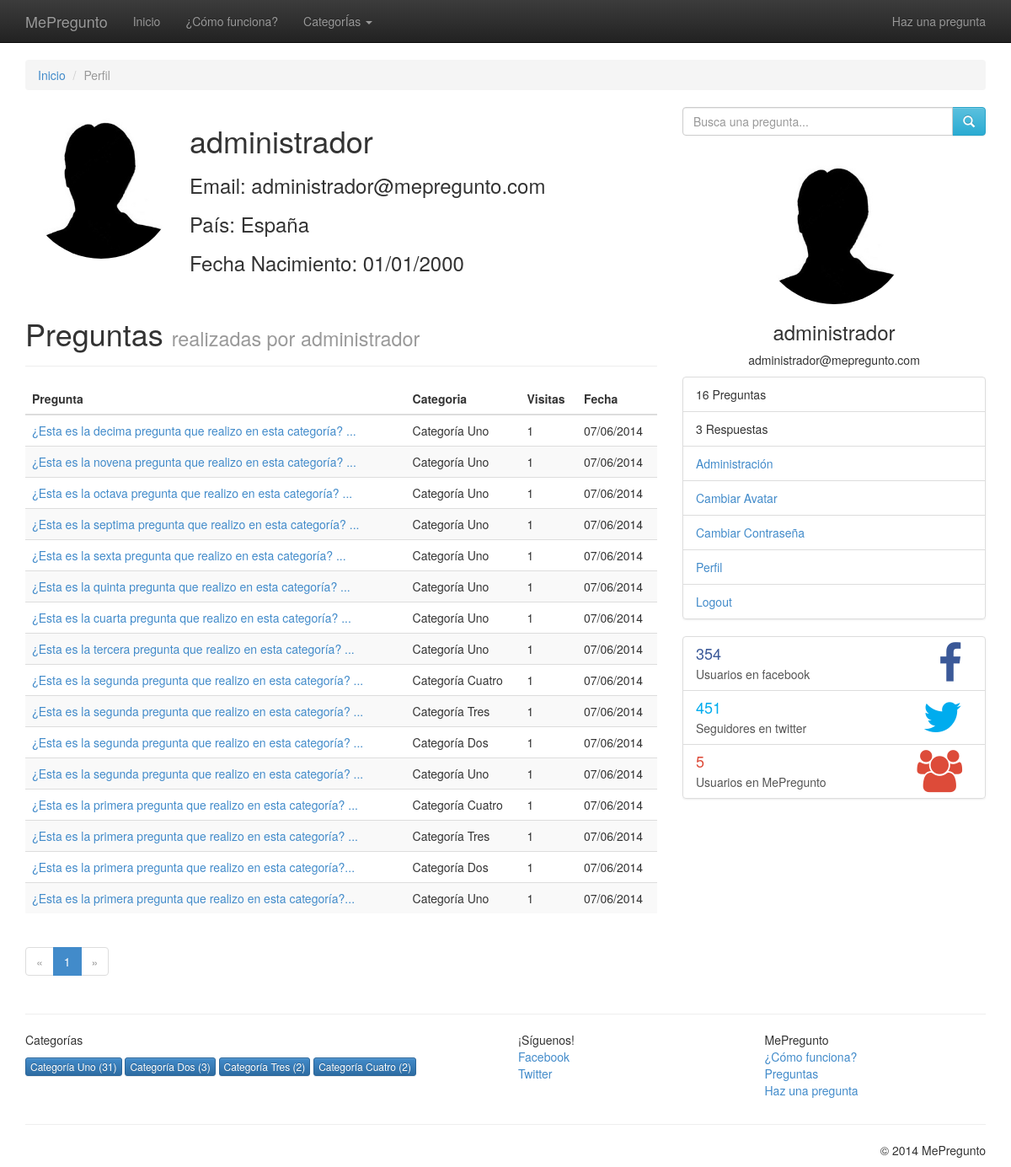
Page /perfil.php?id=1 (signed in) on the committed database.
### tables this page shows
CREATE TABLE IF NOT EXISTS `users` (
  `iduser` int(11) NOT NULL AUTO_INCREMENT,
  `nick` varchar(20) NOT NULL,
  `pass` varchar(32) NOT NULL,
  `mail` varchar(100) NOT NULL,
  `birthday` date DEFAULT NULL,
  `country` varchar(20) NOT NULL,
  `idpermission` int(11) NOT NULL,
  `avatar` varchar(100) NOT NULL,
  PRIMARY KEY (`iduser`,`nick`),
  UNIQUE KEY `iduser` (`iduser`)
);

CREATE TABLE IF NOT EXISTS `questions` (
  `idquestion` int(11) NOT NULL AUTO_INCREMENT,
  `question` text NOT NULL,
  `questiontext` text NOT NULL,
  `idcategory` int(11) NOT NULL,
  `idautor` int(11) NOT NULL,
  `datetime` datetime NOT NULL,
  `views` int(11) NOT NULL,
  PRIMARY KEY (`idquestion`),
  KEY `idcategory` (`idcategory`),
  KEY `idautor` (`idautor`)
);

CREATE TABLE IF NOT EXISTS `categories` (
  `idcategory` int(11) NOT NULL AUTO_INCREMENT,
  `name` varchar(25) NOT NULL,
  `description` text NOT NULL,
  PRIMARY KEY (`idcategory`)
);

### clases/claseconexion.php (called while the page is built, shortened)
<?php
class conexion
{
    var $baseDatos;
    var $servidor;
    var $usuario;
    var $clave;
    function conexion()
    {
        $this->baseDatos = $GLOBALS['basedatos'];
        $this->servidor  = $GLOBALS['servidor'];
        $this->usuario   = $GLOBALS['usuario'];
        $this->clave     = $GLOBALS['clave'];
    }
    function conectar()
    {
        $db = new MySQLi($this->servidor, $this->usuario, $this->clave, $this->baseDatos);
        $db->set_charset("utf8");
        if ($db->connect_errno) {
            return 0;
            $this->conexiondb = NULL;
        } else {
            $this->conexiondb = $db;
            return 1;
        }
    }
}
?>

### clases/claseusuarios.php (called while the page is built, shortened)
<?php
require_once 'claseconexion.php';
class usuarios
{
    function getPreguntasTotalUser($iduser)
    {
        $query = "SELECT COUNT(*) AS total FROM questions WHERE idautor=" . $iduser;
        $total      = 0;
        $miConexion = new conexion;
        if ($miConexion->conectar()) {
            $resultado = $miConexion->conexiondb->query($query);
            while ($fila = $resultado->fetch_assoc()) {
                $total = $fila['total'];
            }
            return $total;
        }
    }
    function getRespuestasTotalUser($iduser)
    {
        $query = "SELECT COUNT(*) AS total FROM answers WHERE idautor=" . $iduser;
        $total      = 0;
        $miConexion = new conexion;
        if ($miConexion->conectar()) {
            $resultado = $miConexion->conexiondb->query($query);
            while ($fila = $resultado->fetch_assoc()) {
                $total = $fila['total'];
            }
            return $total;
        }
    }
    function getUsuarioById($iduser)
    {
        $query      = "SELECT * FROM users WHERE iduser=" . $iduser;
        $user       = new usuarios;
        $miConexion = new conexion;
        if ($miConexion->conectar()) {
            $resultado = $miConexion->conexiondb->query($query);
            while ($filausr = $resultado->fetch_assoc()) {
                $user->iduser       = $filausr['iduser'];
                $user->nick         = $filausr['nick'];
                $user->pass         = $filausr['pass'];
                $user->mail         = $filausr['mail'];
                $user->birthday     = $filausr['birthday'];
                $user->country      = $filausr['country'];
                $user->idpermission = $filausr['idpermission'];
                $user->avatar       = $filausr['avatar'];
            }
            return $user;
        }
    }
    function buscarUsuarioPorNick($nick)
    {
        $query = "SELECT * FROM users WHERE nick='" . $nick . "'";
        $miConexion = new conexion;
        if ($miConexion->conectar()) {
            $resultado = $miConexion->conexiondb->query($query);
            while ($filausr = $resultado->fetch_assoc()) {
                $user               = new usuarios;
                $user->iduser       = $filausr['iduser'];
                $user->nick         = $filausr['nick'];
                $user->mail         = $filausr['mail'];
                $user->birthday     = $filausr['birthday'];
                $user->country      = $filausr['country'];
                $user->idpermission = $filausr['idpermission'];
                $user->avatar       = $filausr['avatar'];
                $usuarios           = $user;
            }
            return $usuarios;
        }
    }
}
?>

### clases/clasepreguntas.php (called while the page is built, shortened)
<?php
require_once 'claseconexion.php';
class preguntas
{
    function getPreguntasByDateUser($limite, $iduser)
    {
        $query = "SELECT questions.idquestion,questions.question,questions.idautor,questions.idcategory,questions.datetime,questions.views,categories.name FROM questions INNER JOIN categories ON questions.idcategory=categories.idcategory";
        if ($iduser != 0) {
            $query .= " WHERE questions.idautor=" . $iduser;
        }
        $query .= " ORDER BY datetime Desc ";
        if ($limite != -1) {
            $query .= " LIMIT " . $limite;
        }
        $preguntas  = array();
        $miConexion = new conexion;
        if ($miConexion->conectar()) {
            $resultado = $miConexion->conexiondb->query($query);
            while ($fila = $resultado->fetch_assoc()) {
                $pregunta             = new preguntas;
                $pregunta->idquestion = $fila['idquestion'];
                $pregunta->question   = $fila['question'];
                $pregunta->idautor    = $fila['idautor'];
                $pregunta->idcategory = $fila['idcategory'];
                $pregunta->datetime   = $fila['datetime'];
                $pregunta->views      = $fila['views'];
                $pregunta->category   = $fila['name'];
                $preguntas[]          = $pregunta;
            }
            return $preguntas;
        }
    }
    function getPreguntasTotalUser($iduser)
    {
        $query = "SELECT COUNT(*) AS total FROM questions";
        if ($iduser != 0) {
            $query .= " WHERE questions.idautor=" . $iduser;
        }
        $total      = 0;
        $miConexion = new conexion;
        if ($miConexion->conectar()) {
            $resultado = $miConexion->conexiondb->query($query);
            while ($fila = $resultado->fetch_assoc()) {
                $total = $fila['total'];
            }
            return $total;
        }
    }
}
?>

### clases/clasecategorias.php (called while the page is built, shortened)
<?php
require_once 'claseconexion.php';
class categorias
{
    function getCategorias()
    {
        $query      = "select categories.idcategory, categories.name, COUNT(categories.idcategory) as total from categories INNER JOIN questions ON categories.idcategory=questions.idcategory GROUP BY categories.idcategory";
        $categorias = array();
        $miConexion = new conexion;
        if ($miConexion->conectar()) {
            $resultado = $miConexion->conexiondb->query($query);
            while ($filacat = $resultado->fetch_assoc()) {
                $categ             = new categorias;
                $categ->idcategory = $filacat['idcategory'];
                $categ->name       = $filacat['name'];
                $categ->total      = $filacat['total'];
                $categorias[]      = $categ;
            }
            return $categorias;
        }
    }
}
?>

### perfil.php (the view, shortened to what this page needs)
<!doctype html>
<html>
	<head>
		<?php
include_once 'inc/cabecera.php';
require_once('clases/claseusuarios.php');
require_once('clases/clasepreguntas.php');
$row     = new usuarios();
$row     = $row->getUsuarioById($_GET['id']);
$listado = new preguntas;
if (array_key_exists('pg', $_GET)) {
    $page = $_GET['pg'];
} else {
    $page = 0;
}
$total = $listado->getPreguntasTotalUser($_GET["id"]);
$max_num_paginas = intval($total / 30) + 1;
?>
<div class="row">
		<div class="col-lg-12">
			<ol class="breadcrumb">
				<li><a href="index.php">Inicio</a></li>
				 <li class="active">Perfil</li>
			</ol>
		</div>
		</div>
		<div class="row">
			<div class="col-lg-8">
			<?php
if ($row) {
    $nick     = $row->nick;
    $email    = $row->mail;
    $pais     = $row->country;
    $fechanac = date('d/m/Y', strtotime($row->birthday));
    $avatar   = $row->avatar;
?>
				<div class="row">
        <div class="col-lg-2" >
		    <img src="<?= $avatar ?>" width=180 height=180 class="img-circle">
        </div>
        <div class="col-lg-9 col-lg-offset-1">
            <h1><?= $nick ?></h3>
            <h3>Email: <?= $email ?></h3>
            <h3>País: <?= $pais ?></h3>
            <h3>Fecha Nacimiento: <?= $fechanac ?></h3>
        </div>
</div>
<div class="row">
			<div class="col-lg-12">
				<div class="page-header">
 				 <h1>Preguntas <small>realizadas por <?= $nick ?></small></h1>
				</div>
			</div>
			</div>
<div class="row">
<div class="col-lg-12">
    <table class="table table-striped table-hover ">
  <thead>
    <tr>
      <th>Pregunta</th>
      <th>Categoria</th>
      <th>Visitas</th>
	  <th>Fecha</th>
    </tr>
  </thead>
  <tbody>
    <tr>
	<?php
    foreach ($listado->getPreguntasByDateUser((($page) * 10) . ", 30", $_GET["id"]) as $valor) {
        echo "<tr><td><a href='pregunta.php?id=" . $valor->idquestion . "'>" . substr($valor->question, 0, 100) . "...</a></td><td>" . $valor->category . "</td>				<td>" . $valor->views . "</td><td>" . date('d/m/Y', strtotime($valor->datetime)) . "</td></tr>";
    }
?>
  </tbody>
</table>
</div>
</div>
<div class="row">
			<div class="col-lg-12"><?php
    if ($page == 0) {
        echo '<ul class="pagination"><li class="disabled"><a href="#">&laquo;</a></li>';
    } else {
        echo '<ul class="pagination"><li><a href="perfil.php?id=' . $_GET["id"] . '&pg=' . ($page - 1) . '">&laquo;</a></li>';
    }
    for ($i = 0; $i < $max_num_paginas; $i++) {
        if ($i != $page) {
            echo '<li><a href="perfil.php?id=' . $_GET["id"] . '&pg=' . ($i) . '">' . ($i + 1) . '</a></li>';
        } else {
            echo '<li class="active"><a href="perfil.php?id=' . $_GET["id"] . '&pg=' . ($i) . '">' . ($i + 1) . '</a></li>';
        }
    }
    if ($page + 1 != $max_num_paginas) {
        echo '<li><a href="perfil.php?id=' . $_GET["id"] . '&pg=' . ($page + 1) . '">&raquo;</a></li></ul>';
    } else {
        echo '<li class="disabled"><a href="#">&raquo;</a></li></ul>';
    }
?>
</div></div>
	<?php
} else {
?>
			<div class='alert alert-danger'><p>El perfil seleccionado no existe o ha sido eliminado.</p>
         <a href='index.php'><b>Volver a la página principal</b></a></div>
	<?php
}
?>
			</div>
<?php
include 'inc/sidebar.php';
include 'inc/pie.php';
?>

### inc/login.php (shortened to what this page needs)
<?php
if ($_SERVER['PHP_SELF'] != "/MePregunto/inc/login.php") {
    require_once 'clases/claseusuarios.php';
} else {
    require_once '../clases/claseusuarios.php';
}
if (isset($_SESSION['usuario_nombre'])) {
    $datos = new usuarios;
    $datos = $datos->buscarUsuarioPorNick($_SESSION['usuario_nombre']);
    echo "
			<div class='profile'>
				<center><img src='" . $datos->avatar . "' alt='...' width='180' height='180' class='img-circle'>
				<p><h3>" . $datos->nick . "</h3></p>
				<p>" . $datos->mail . "</p></center>
			</div>
			<ul class='list-group'>
				<li class='list-group-item'>" . $datos->getPreguntasTotalUser($datos->iduser) . " Preguntas</li>
				<li class='list-group-item'>" . $datos->getRespuestasTotalUser($datos->iduser) . " Respuestas</li>";
    if ($_SESSION['usuario_permiso'] == 2) {
        echo "<li class='list-group-item'><a href='admin.php'>Administración</a></li>";
    }
    echo "<li class='list-group-item'><a href='cambiar_avatar.php'>Cambiar Avatar</a></li>
				<li class='list-group-item'><a href='cambiar_contrasena.php'>Cambiar Contraseña</a></li>
				<li class='list-group-item'><a href='perfil.php?id=" . $datos->iduser . "'>Perfil</a></li>
				<li class='list-group-item'><a href='inc/logout.php'>Logout</a></li>
			</ul>
		";
} else if (isset($_SESSION['usuario_permiso'])) {
    if ($_SESSION['usuario_permiso'] == 0) {
        $cadena = "<div class='form-group'><h4 class='text-danger'>USUARIO BANEADO</h4></div>
		<div class='panel panel-info'>
  <div class='panel-heading'><h3 class='panel-title'><strong>Indentifícate (<a href='registro.php'>Regístrate</a>)</strong></h3></div>
  <div class='panel-body' >
<div class='form-group'><label for='usuario'>Usuario</label><input type='text' class='form-control' id='usuario' name='usuario' placeholder='Usuario'></div><div class='form-group'><label for='clave'>Contraseña </label><input type='password' class='form-control' id='clave' name='clave' placeholder='Contraseña'></div><button type='button' id='btnLogin' class='btn btn-sm btn-default'>Entrar</button>
  </div>
</div>";
    }
}
?>

### inc/pie.php (shortened to what this page needs)
</div>
<footer>
<div class="row">
<div class="col-lg-12">
<?php
require_once 'clases/clasecategorias.php';
$listadofooter = new categorias;
$acumulador    = "";
?>
</div>
</div>
			<div class="row">
				<div class="col-lg-12">
				<hr>
				</div>
			</div>
			<div class="row">
				<div class="col-md-6">
					<ul class="list-unstyled">
						<li>Categor&iacute;as<li>
					</ul>
					<?php
foreach ($listadofooter->getCategorias() as $clave => $valor) {
    $acumulador .= "<a href='categoria.php?id=" . $valor->idcategory . "'><button type='button' class='btn btn-primary btn-xs'>" . $valor->name . " (" . $valor->total . ")</button></a>&nbsp;";
}
if ($acumulador != "") {
    echo "<p>" . $acumulador . "</p>";
}
?>
				</div>
				<div class="col-md-3">
					<ul class="list-unstyled">
						<li>¡S&iacute;guenos!<li>
						<li><a href="#">Facebook</a></li>
						<li><a href="#">Twitter</a></li>
					</ul>
				</div>
				<div class="col-md-3">
					<ul class="list-unstyled">
						<li>MePregunto<li>
						<li><a href="como-funciona.php">¿C&oacute;mo funciona?</a></li>
						<li><a href="index.php">Preguntas</a></li>
						<li><a href="nueva-pregunta.php">Haz una pregunta</a></li>
					</ul>
				</div>
			</div>
			<hr>
			<div class="row">
			<div class="col-lg-12">
			<p class="muted pull-right">© 2014 MePregunto</p>
				</div></div>
		</footer>
		</div>
</body>
</html>

### rows in the picture
users: avatar (placeholder picture), nick "administrador", mail "administrador@mepregunto.com", country "España", birthday "01/01/2000"
questions: question "¿Esta es la decima pregunta que realizo en esta categoría?", idcategory.name "Categoría Uno", views "1", datetime "07/06/2014"
questions: question "¿Esta es la novena pregunta que realizo en esta categoría?", idcategory.name "Categoría Uno", views "1", datetime "07/06/2014"
questions: question "¿Esta es la octava pregunta que realizo en esta categoría?", idcategory.name "Categoría Uno", views "1", datetime "07/06/2014"
questions: question "¿Esta es la septima pregunta que realizo en esta categoría?", idcategory.name "Categoría Uno", views "1", datetime "07/06/2014"
questions: question "¿Esta es la sexta pregunta que realizo en esta categoría?", idcategory.name "Categoría Uno", views "1", datetime "07/06/2014"
questions: question "¿Esta es la quinta pregunta que realizo en esta categoría?", idcategory.name "Categoría Uno", views "1", datetime "07/06/2014"
questions: question "¿Esta es la cuarta pregunta que realizo en esta categoría?", idcategory.name "Categoría Uno", views "1", datetime "07/06/2014"
questions: question "¿Esta es la tercera pregunta que realizo en esta categoría?", idcategory.name "Categoría Uno", views "1", datetime "07/06/2014"
questions: question "¿Esta es la segunda pregunta que realizo en esta categoría?", idcategory.name "Categoría Cuatro", views "1", datetime "07/06/2014"
questions: question "¿Esta es la segunda pregunta que realizo en esta categoría?", idcategory.name "Categoría Tres", views "1", datetime "07/06/2014"
questions: question "¿Esta es la segunda pregunta que realizo en esta categoría?", idcategory.name "Categoría Dos", views "1", datetime "07/06/2014"
questions: question "¿Esta es la segunda pregunta que realizo en esta categoría?", idcategory.name "Categoría Uno", views "1", datetime "07/06/2014"
questions: question "¿Esta es la primera pregunta que realizo en esta categoría?", idcategory.name "Categoría Cuatro", views "1", datetime "07/06/2014"
questions: question "¿Esta es la primera pregunta que realizo en esta categoría?", idcategory.name "Categoría Tres", views "1", datetime "07/06/2014"
questions: question "¿Esta es la primera pregunta que realizo en esta categoría?", idcategory.name "Categoría Dos", views "1", datetime "07/06/2014"
questions: question "¿Esta es la primera pregunta que realizo en esta categoría?", idcategory.name "Categoría Uno", views "1", datetime "07/06/2014"
categories: name "Categoría Uno"
categories: name "Categoría Dos"
categories: name "Categoría Tres"
categories: name "Categoría Cuatro"

### other values in the picture
$datos->getPreguntasTotalUser($datos->iduser) "16"
$datos->getRespuestasTotalUser($datos->iduser) "3"
$usuarios->getUsersTotal() "5"
$valor->total "31 3 2 2"
